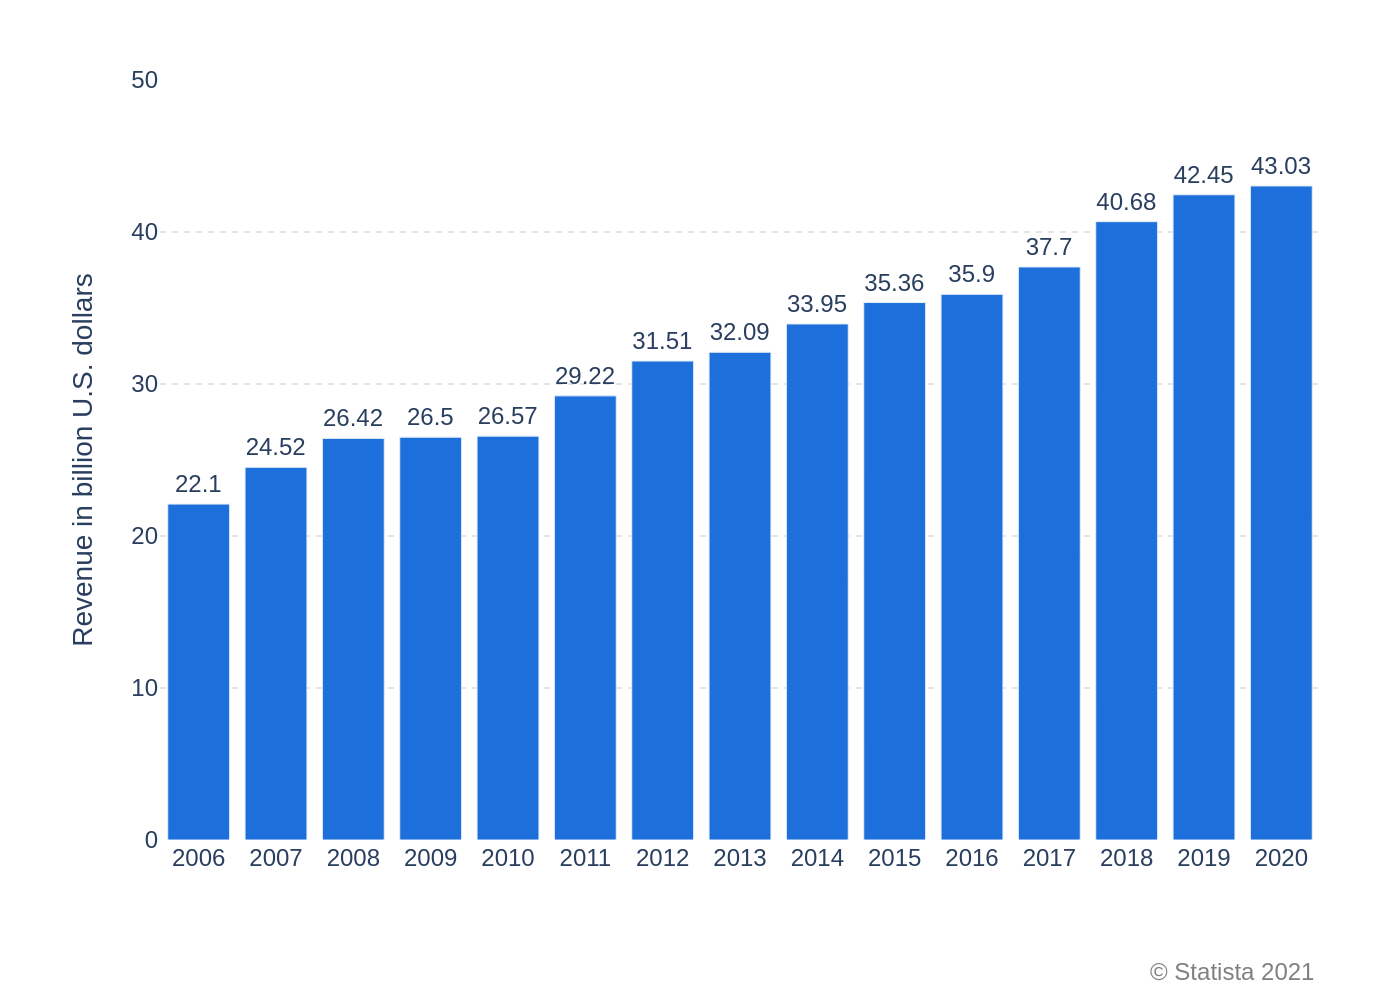

Write Python code to recreate this figure.
import sys
import json
import plotly.graph_objects as go

if len(sys.argv) != 2:
    print("Usage: python script.py <path_to_json_file>")
    sys.exit(1)

json_path = sys.argv[1]

try:
    with open(json_path, 'r', encoding='utf-8') as f:
        chart_info = json.load(f)
except FileNotFoundError:
    print(f"Error: JSON file not found at {json_path}")
    sys.exit(1)
except json.JSONDecodeError:
    print(f"Error: Could not decode JSON from {json_path}")
    sys.exit(1)

chart_data = chart_info.get('chart_data', [])
texts = chart_info.get('texts', {})
colors = chart_info.get('colors', [])

x_values = [item['x'] for item in chart_data]
y_values = [item['y'] for item in chart_data]

fig = go.Figure()

fig.add_trace(go.Bar(
    x=x_values,
    y=y_values,
    marker_color=colors[0] if colors else None,
    text=y_values,
    textposition='outside',
    textfont=dict(family="Arial", size=12),
    cliponaxis=False
))

annotations = []
if texts.get('source_note'):
    annotations.append(
        dict(
            xref='paper', yref='paper',
            x=1.0, y=-0.15,
            xanchor='right', yanchor='top',
            text=texts['source_note'],
            showarrow=False,
            font=dict(family="Arial", size=12, color="grey")
        )
    )

fig.update_layout(
    font=dict(family="Arial"),
    plot_bgcolor='white',
    showlegend=False,
    xaxis=dict(
        title_text=texts.get('x_axis_title'),
        tickmode='linear',
        showgrid=False
    ),
    yaxis=dict(
        title_text=texts.get('y_axis_title'),
        range=[0, 50],
        gridcolor='#e5e5e5',
        griddash='dot'
    ),
    margin=dict(l=80, r=40, t=40, b=80),
    annotations=annotations
)

output_filename_base = json_path.rsplit('.', 1)[0]
output_filename_png = f"{output_filename_base}.png"

fig.write_image(output_filename_png, scale=2)

print(f"Chart saved to {output_filename_png}")
